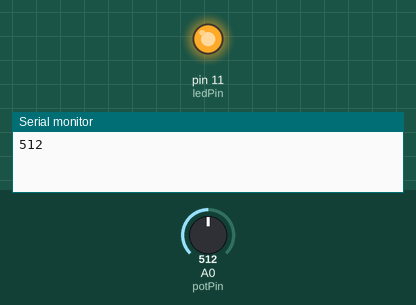
Recording of a sketch running on a simulated Arduino Uno, built with avr-gcc and run on an emulated ATmega328P. On the bench: output pins drawn as LEDs (lit = HIGH), the last lines printed to the serial monitor. Dashed ring = blinking. Inputs (shaded band) come from the test bench; at power-on: A0 (potPin) = 512.

Above: at 1.8 s.
1.9 s: A0 (potPin) set to 122
At 2.3 s:
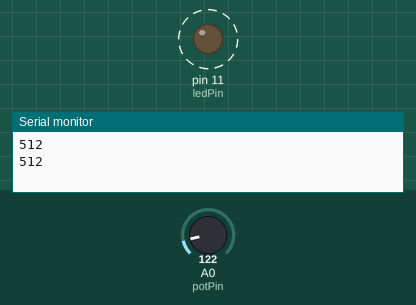
5.4 s: A0 (potPin) set to 0
At 5.64 s:
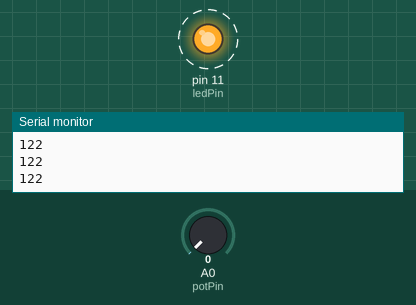
Timing chart, 0 to 14.9 s (numbered marks = the images above; inputs shaded):
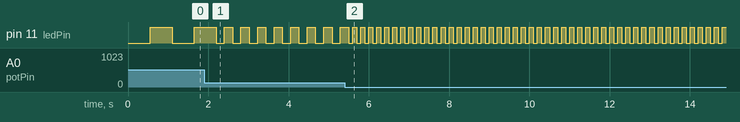

Measured:
- after the input at 1.9 s, pin 11 (ledPin): alternates HIGH for 0.21 s and LOW for 0.21 s, starting after 0.50 s
- after the input at 5.4 s, pin 11 (ledPin): alternates HIGH for 0.10 s and LOW for 0.10 s, starting after 0.20 s

The sketch:

Lab3_LEDBlinkRatePotentiometer.ino
```cpp
/*
   Lab. 3 - LED blink with Potentiometer
	 An analog value controls the rate at which an LED blinks.
	 turns on and off a LED.
   The amount of time the LED will be on and off
   depends on the value obtained by potentiometer.
*/

// potentiometer variables
int potPin = A0;
int potVal;
int potDt;

int ledPin = 11;

int dt = 500;

void setup()
{
  pinMode(ledPin, OUTPUT);
  pinMode(potPin, INPUT);

  Serial.begin(9600);
}

void loop()
{
  // read potentiometer
  potVal = analogRead(potPin);
  potDt = map(potVal, 1, 1024, 100, 1000);

  // blink led
  digitalWrite(ledPin, LOW);
  delay(potDt);
  digitalWrite(ledPin, HIGH);
  delay(potDt);

  Serial.println(potVal);
}
```
